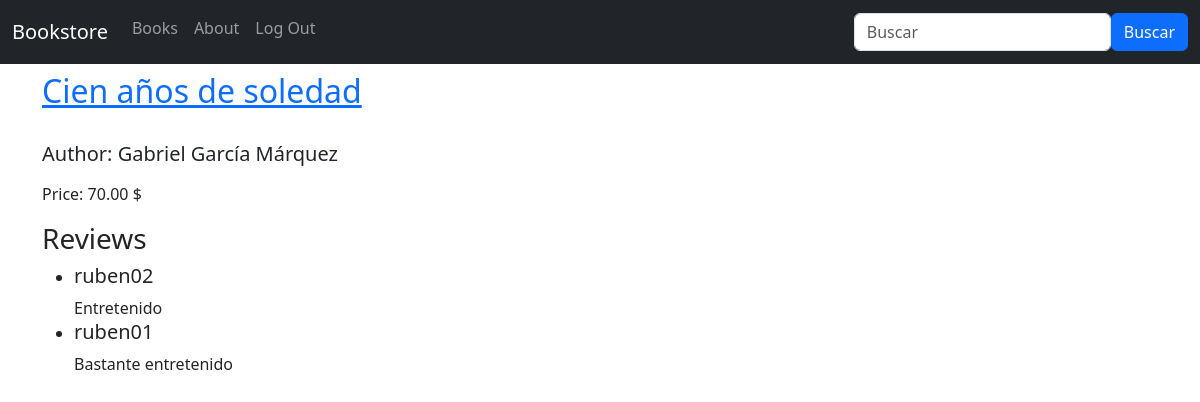
/books/1/ (signed in), run on the app's committed database.
### books/models.py (models this page shows, shortened)
class Book(models.Model):
    title = models.CharField(max_length=200)
    author = models.CharField(max_length=100)
    description = models.TextField()
    price = models.DecimalField(max_digits=10, decimal_places=2)
    created_at = models.DateTimeField(auto_now_add=True)
    updated_at = models.DateTimeField(auto_now=True)
    cover = models.ImageField(upload_to='covers/', blank=True)

class Review(models.Model):
    book = models.ForeignKey(Book, on_delete=models.CASCADE, related_name='reviews')
    review = models.CharField(max_length=300)
    author = models.ForeignKey(get_user_model(), on_delete=models.CASCADE,)

### accounts/models.py (models this page shows)
class CustomUser(AbstractUser):
    pass

### books/views.py (the view)
# urls.py: path('<int:pk>/', BookDetailView.as_view(), name='book_detail'),
class BookDetailView(LoginRequiredMixin, DetailView):
    model = Book
    template_name = 'books/book_detail.html'
    login_url = '/accounts/login/'

### templates/books/book_detail.html (shortened to what this page needs)
{% extends "_base.html" %}
{% block content %}
    <div class="book-detail">
        <h2><a href="">{{ book.title }}</a></h2>
        <h5><p>Author: {{ book.author }}</p></h5>
        <p>Price: {{ book.price }} $</p>
        <div>
            <h3>Reviews</h3>
            <ul>
                {% for review in book.reviews.all %}
                    <li> <h5>{{ review.author }}</h5> {{ review.review }} </li>
                {% endfor %}
            </ul>
        </div>
    </div>
{% endblock content %}

### static/css/base.css (style rules this page uses)
body { min-height: 75rem; padding-top: 4.5rem; }

### data on the page
Book: title "Cien años de soledad", author "Gabriel García Márquez", price "70.00"
Review: author "ruben02", review "Entretenido"
Review: author "ruben01", review "Bastante entretenido"
